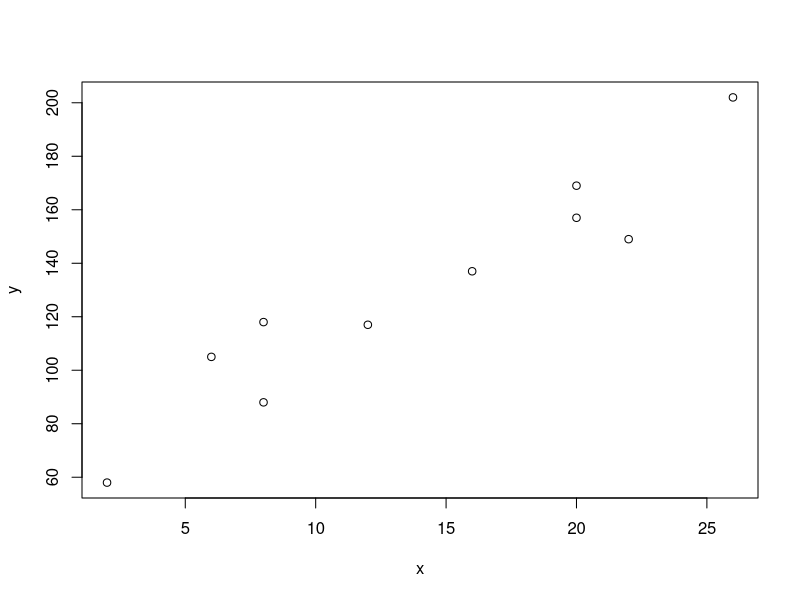

Here is the R script that generated this plot:

#regresion lineal simple
#metodo de los minimo cuadrados(Gauss)

#restaurante
#Restaurante i
#1,2,3,4,5,6,7,8,9,10
#Poblacion de estudiantes(Miles)
#2,6,8,8,12,16,20,20,22,26
#ventas trimestrales(Miles de $)
#58,105,88,118,117,137,157,169,149,202
#INGRESO DE DATOS X
x=c(2,6,8,8,12,16,20,20,22,26)
#INGRESO DE DATOS y
y=c(58,105,88,118,117,137,157,169,149,202)

plot(x,y)
#aplicación de la formula

#media de X y Y
medx= mean(x)
medy= mean(y)
#Nominador
x_medx= x-medx
y_medy= y-medy
#producto
prod=x_medx*y_medy
#sumatoria
s1=sum(prod)
#denominador
s2= sum (x_medx^2)
b1=s1/s2
b0= medy-b1*medx

#estimacion. formula para predecir
yest=b0+b1*x#x=poblacion estamidada

#Error o residual
error = y-yest
#SUMATORIA DE CUADRADOS DEVIDO AL EEROROR
SCE= sum(error^2)

#SUMATORIA TOTAL DE CUADRADOS

STC=sum(y_medy^2)
#suma de cuadrados debido a la regresion
SCR= STC-SCE

#cOEFICIENTE DE DETERMINACION, VALOR DE LA VONDAD DE AJUSTE ENTRE 0 Y 1
#DONDE 0 es donde la bondad de ajuste no predice nada y 1 es que no existe error
#>0.7, es un buen modelo

#+1 perfectamete relacional positiva
#-1 perfectamente relacionadas negativa
#0 Sin relación 

r2=SCR/STC

#coeficiente de correlacion muestral

rxy=sign(b1)*sqrt(r2)

#CALCULO DE N
n=length(x)
#ERROR CUADRATICO MEDIO
ECM= SCE/(n-2)
#error estandar de estimacion
s= sqrt(ECM)



